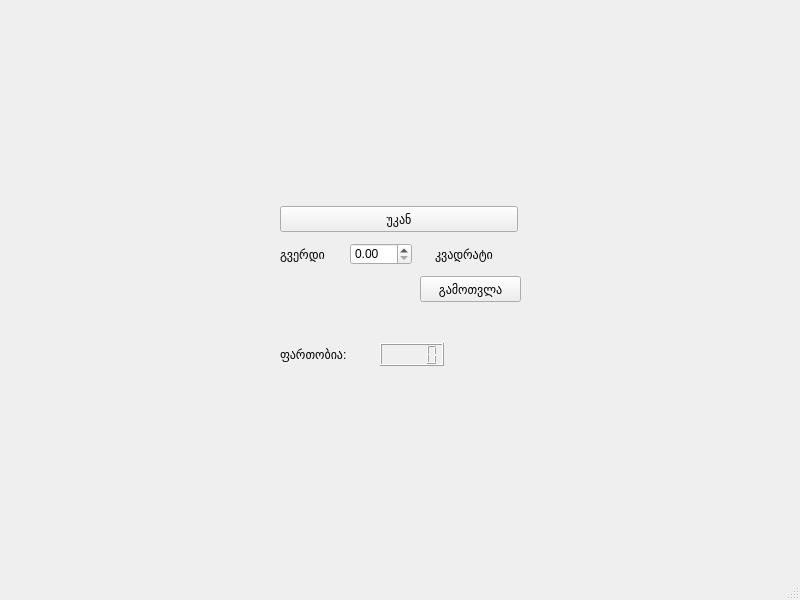
<?xml version="1.0" encoding="UTF-8"?>
<ui version="4.0">
 <class>MainWindow</class>
 <widget class="QMainWindow" name="MainWindow">
  <property name="geometry">
   <rect>
    <x>0</x>
    <y>0</y>
    <width>800</width>
    <height>600</height>
   </rect>
  </property>
  <property name="windowTitle">
   <string>MainWindow</string>
  </property>
  <widget class="QWidget" name="centralwidget">
   <layout class="QGridLayout" name="gridLayout_2">
    <item row="0" column="2">
     <spacer name="verticalSpacer_3">
      <property name="orientation">
       <enum>Qt::Vertical</enum>
      </property>
      <property name="sizeHint" stdset="0">
       <size>
        <width>20</width>
        <height>40</height>
       </size>
      </property>
     </spacer>
    </item>
    <item row="0" column="0">
     <spacer name="verticalSpacer_2">
      <property name="orientation">
       <enum>Qt::Vertical</enum>
      </property>
      <property name="sizeHint" stdset="0">
       <size>
        <width>20</width>
        <height>40</height>
       </size>
      </property>
     </spacer>
    </item>
    <item row="1" column="0">
     <spacer name="horizontalSpacer">
      <property name="orientation">
       <enum>Qt::Horizontal</enum>
      </property>
      <property name="sizeHint" stdset="0">
       <size>
        <width>40</width>
        <height>20</height>
       </size>
      </property>
     </spacer>
    </item>
    <item row="2" column="0">
     <spacer name="verticalSpacer">
      <property name="orientation">
       <enum>Qt::Vertical</enum>
      </property>
      <property name="sizeHint" stdset="0">
       <size>
        <width>20</width>
        <height>40</height>
       </size>
      </property>
     </spacer>
    </item>
    <item row="2" column="2">
     <spacer name="verticalSpacer_4">
      <property name="orientation">
       <enum>Qt::Vertical</enum>
      </property>
      <property name="sizeHint" stdset="0">
       <size>
        <width>20</width>
        <height>40</height>
       </size>
      </property>
     </spacer>
    </item>
    <item row="1" column="2">
     <spacer name="horizontalSpacer_2">
      <property name="orientation">
       <enum>Qt::Horizontal</enum>
      </property>
      <property name="sizeHint" stdset="0">
       <size>
        <width>40</width>
        <height>20</height>
       </size>
      </property>
     </spacer>
    </item>
    <item row="1" column="1">
     <widget class="QStackedWidget" name="page">
      <property name="currentIndex">
       <number>4</number>
      </property>
      <widget class="QWidget" name="main_page">
       <layout class="QGridLayout" name="gridLayout">
        <item row="5" column="0">
         <widget class="QPushButton" name="chooseButton">
          <property name="text">
           <string>არჩევა</string>
          </property>
         </widget>
        </item>
        <item row="1" column="0">
         <widget class="QRadioButton" name="w_radioButton">
          <property name="text">
           <string>წრე</string>
          </property>
         </widget>
        </item>
        <item row="3" column="0">
         <widget class="QRadioButton" name="t_radioButton">
          <property name="text">
           <string>ტრაპეცია</string>
          </property>
         </widget>
        </item>
        <item row="4" column="0">
         <widget class="QRadioButton" name="k_radioButton">
          <property name="text">
           <string>კვადრატი</string>
          </property>
         </widget>
        </item>
        <item row="2" column="0">
         <widget class="QRadioButton" name="s_radioButton">
          <property name="text">
           <string>სამკუთხედი</string>
          </property>
         </widget>
        </item>
       </layout>
      </widget>
      <widget class="QWidget" name="w_page">
       <widget class="QPushButton" name="BackButton">
        <property name="geometry">
         <rect>
          <x>10</x>
          <y>10</y>
          <width>238</width>
          <height>26</height>
         </rect>
        </property>
        <property name="text">
         <string>უკან</string>
        </property>
       </widget>
       <widget class="QLabel" name="label">
        <property name="geometry">
         <rect>
          <x>20</x>
          <y>50</y>
          <width>191</width>
          <height>16</height>
         </rect>
        </property>
        <property name="text">
         <string>შეიყვანეთ წრის რადიუსი:</string>
        </property>
       </widget>
       <widget class="QDoubleSpinBox" name="w_Box">
        <property name="geometry">
         <rect>
          <x>90</x>
          <y>80</y>
          <width>62</width>
          <height>22</height>
         </rect>
        </property>
       </widget>
       <widget class="QPushButton" name="w_calculate">
        <property name="geometry">
         <rect>
          <x>71</x>
          <y>110</y>
          <width>91</width>
          <height>26</height>
         </rect>
        </property>
        <property name="text">
         <string>გამოთვლა</string>
        </property>
       </widget>
       <widget class="QLabel" name="label_2">
        <property name="geometry">
         <rect>
          <x>10</x>
          <y>150</y>
          <width>141</width>
          <height>16</height>
         </rect>
        </property>
        <property name="text">
         <string>ფართობია:</string>
        </property>
       </widget>
       <widget class="QLCDNumber" name="w_area">
        <property name="geometry">
         <rect>
          <x>110</x>
          <y>147</y>
          <width>64</width>
          <height>23</height>
         </rect>
        </property>
       </widget>
      </widget>
      <widget class="QWidget" name="s_page">
       <widget class="QPushButton" name="BackButton_2">
        <property name="geometry">
         <rect>
          <x>10</x>
          <y>10</y>
          <width>238</width>
          <height>26</height>
         </rect>
        </property>
        <property name="text">
         <string>უკან</string>
        </property>
       </widget>
       <widget class="QLabel" name="label_3">
        <property name="geometry">
         <rect>
          <x>10</x>
          <y>50</y>
          <width>71</width>
          <height>16</height>
         </rect>
        </property>
        <property name="text">
         <string>გვერდი 1:</string>
        </property>
       </widget>
       <widget class="QLabel" name="label_4">
        <property name="geometry">
         <rect>
          <x>10</x>
          <y>80</y>
          <width>101</width>
          <height>16</height>
         </rect>
        </property>
        <property name="text">
         <string>გვერდი 2:</string>
        </property>
       </widget>
       <widget class="QLabel" name="label_5">
        <property name="geometry">
         <rect>
          <x>10</x>
          <y>110</y>
          <width>71</width>
          <height>16</height>
         </rect>
        </property>
        <property name="text">
         <string>გვერდი 3:</string>
        </property>
       </widget>
       <widget class="QDoubleSpinBox" name="s_Box_1">
        <property name="geometry">
         <rect>
          <x>80</x>
          <y>47</y>
          <width>62</width>
          <height>22</height>
         </rect>
        </property>
       </widget>
       <widget class="QDoubleSpinBox" name="s_Box_2">
        <property name="geometry">
         <rect>
          <x>80</x>
          <y>77</y>
          <width>62</width>
          <height>22</height>
         </rect>
        </property>
       </widget>
       <widget class="QDoubleSpinBox" name="s_Box_3">
        <property name="geometry">
         <rect>
          <x>80</x>
          <y>107</y>
          <width>62</width>
          <height>22</height>
         </rect>
        </property>
       </widget>
       <widget class="QPushButton" name="s_calculate">
        <property name="geometry">
         <rect>
          <x>150</x>
          <y>80</y>
          <width>101</width>
          <height>26</height>
         </rect>
        </property>
        <property name="text">
         <string>გამოთვლა</string>
        </property>
       </widget>
       <widget class="QLabel" name="label_6">
        <property name="geometry">
         <rect>
          <x>10</x>
          <y>150</y>
          <width>91</width>
          <height>16</height>
         </rect>
        </property>
        <property name="text">
         <string>ფართობია:</string>
        </property>
       </widget>
       <widget class="QLCDNumber" name="s_area">
        <property name="geometry">
         <rect>
          <x>110</x>
          <y>147</y>
          <width>64</width>
          <height>23</height>
         </rect>
        </property>
       </widget>
       <widget class="QLabel" name="label_14">
        <property name="geometry">
         <rect>
          <x>160</x>
          <y>50</y>
          <width>81</width>
          <height>20</height>
         </rect>
        </property>
        <property name="styleSheet">
         <string notr="true">font: 13pt &quot;BPG Banner&quot;;</string>
        </property>
        <property name="text">
         <string>სამკუთხედი</string>
        </property>
       </widget>
      </widget>
      <widget class="QWidget" name="t_page">
       <widget class="QPushButton" name="BackButton_3">
        <property name="geometry">
         <rect>
          <x>10</x>
          <y>10</y>
          <width>238</width>
          <height>26</height>
         </rect>
        </property>
        <property name="text">
         <string>უკან</string>
        </property>
       </widget>
       <widget class="QLabel" name="label_7">
        <property name="geometry">
         <rect>
          <x>10</x>
          <y>50</y>
          <width>58</width>
          <height>16</height>
         </rect>
        </property>
        <property name="text">
         <string>ფუძე 1:</string>
        </property>
       </widget>
       <widget class="QLabel" name="label_8">
        <property name="geometry">
         <rect>
          <x>10</x>
          <y>80</y>
          <width>58</width>
          <height>16</height>
         </rect>
        </property>
        <property name="text">
         <string>ფუძე 2:</string>
        </property>
       </widget>
       <widget class="QLabel" name="label_9">
        <property name="geometry">
         <rect>
          <x>10</x>
          <y>110</y>
          <width>61</width>
          <height>16</height>
         </rect>
        </property>
        <property name="text">
         <string>სიმაღლე:</string>
        </property>
       </widget>
       <widget class="QDoubleSpinBox" name="t_Box_1">
        <property name="geometry">
         <rect>
          <x>80</x>
          <y>47</y>
          <width>62</width>
          <height>22</height>
         </rect>
        </property>
       </widget>
       <widget class="QDoubleSpinBox" name="t_Box_2">
        <property name="geometry">
         <rect>
          <x>80</x>
          <y>77</y>
          <width>62</width>
          <height>22</height>
         </rect>
        </property>
       </widget>
       <widget class="QDoubleSpinBox" name="t_Box_3">
        <property name="geometry">
         <rect>
          <x>80</x>
          <y>107</y>
          <width>62</width>
          <height>22</height>
         </rect>
        </property>
       </widget>
       <widget class="QLabel" name="label_10">
        <property name="geometry">
         <rect>
          <x>10</x>
          <y>150</y>
          <width>71</width>
          <height>16</height>
         </rect>
        </property>
        <property name="text">
         <string>ფართობია:</string>
        </property>
       </widget>
       <widget class="QLCDNumber" name="t_area">
        <property name="geometry">
         <rect>
          <x>110</x>
          <y>147</y>
          <width>64</width>
          <height>23</height>
         </rect>
        </property>
       </widget>
       <widget class="QPushButton" name="t_calculate">
        <property name="geometry">
         <rect>
          <x>150</x>
          <y>80</y>
          <width>101</width>
          <height>26</height>
         </rect>
        </property>
        <property name="text">
         <string>გამოთვლა</string>
        </property>
       </widget>
       <widget class="QLabel" name="label_11">
        <property name="geometry">
         <rect>
          <x>170</x>
          <y>50</y>
          <width>71</width>
          <height>20</height>
         </rect>
        </property>
        <property name="styleSheet">
         <string notr="true">font: 13pt &quot;BPG Banner&quot;;</string>
        </property>
        <property name="text">
         <string>ტრაპეცია</string>
        </property>
       </widget>
      </widget>
      <widget class="QWidget" name="k_page">
       <widget class="QPushButton" name="BackButton_4">
        <property name="geometry">
         <rect>
          <x>10</x>
          <y>10</y>
          <width>238</width>
          <height>26</height>
         </rect>
        </property>
        <property name="text">
         <string>უკან</string>
        </property>
       </widget>
       <widget class="QPushButton" name="k_calculate">
        <property name="geometry">
         <rect>
          <x>150</x>
          <y>80</y>
          <width>101</width>
          <height>26</height>
         </rect>
        </property>
        <property name="text">
         <string>გამოთვლა</string>
        </property>
       </widget>
       <widget class="QLabel" name="label_12">
        <property name="geometry">
         <rect>
          <x>10</x>
          <y>50</y>
          <width>58</width>
          <height>16</height>
         </rect>
        </property>
        <property name="text">
         <string>გვერდი</string>
        </property>
       </widget>
       <widget class="QDoubleSpinBox" name="t_Box">
        <property name="geometry">
         <rect>
          <x>80</x>
          <y>47</y>
          <width>62</width>
          <height>22</height>
         </rect>
        </property>
       </widget>
       <widget class="QLabel" name="label_13">
        <property name="geometry">
         <rect>
          <x>10</x>
          <y>150</y>
          <width>71</width>
          <height>16</height>
         </rect>
        </property>
        <property name="text">
         <string>ფართობია:</string>
        </property>
       </widget>
       <widget class="QLCDNumber" name="k_area">
        <property name="geometry">
         <rect>
          <x>110</x>
          <y>147</y>
          <width>64</width>
          <height>23</height>
         </rect>
        </property>
       </widget>
       <widget class="QLabel" name="label_15">
        <property name="geometry">
         <rect>
          <x>165</x>
          <y>50</y>
          <width>71</width>
          <height>16</height>
         </rect>
        </property>
        <property name="styleSheet">
         <string notr="true">font: 13pt &quot;BPG Banner&quot;;</string>
        </property>
        <property name="text">
         <string>კვადრატი</string>
        </property>
       </widget>
      </widget>
     </widget>
    </item>
   </layout>
  </widget>
  <widget class="QMenuBar" name="menubar">
   <property name="geometry">
    <rect>
     <x>0</x>
     <y>0</y>
     <width>800</width>
     <height>21</height>
    </rect>
   </property>
  </widget>
  <widget class="QStatusBar" name="statusbar"/>
 </widget>
 <resources/>
 <connections/>
</ui>
